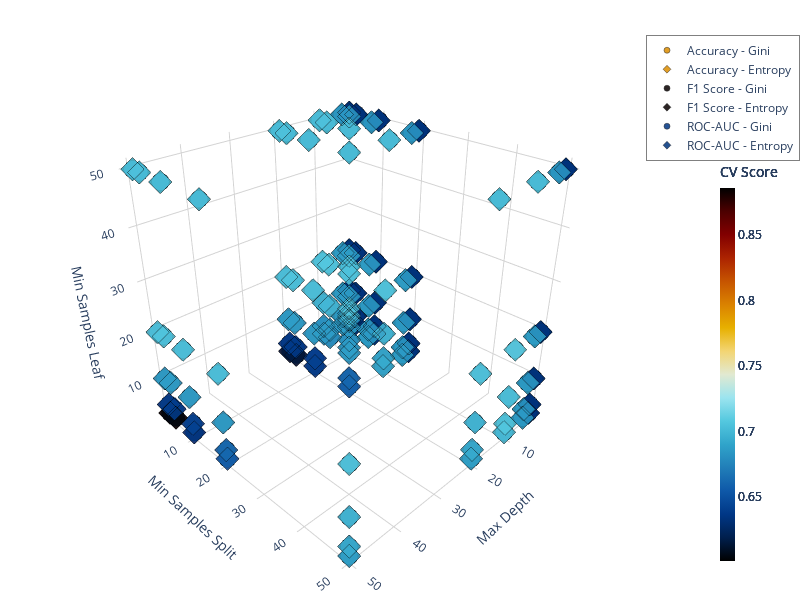

Here is the notebook cell this chart was saved with:
### Code cell
# 3D Interactive Plot
fig = go.Figure()
for metric_name, metric_col in metrics.items():
  for crit in criteria:
    subset = results[results['param_criterion'] == crit]
    fig.add_trace(go.Scatter3d(
      x=subset['param_max_depth'].infer_objects(copy=False).fillna(50),
      y=subset['param_min_samples_split'],
      z=subset['param_min_samples_leaf'],
      mode='markers',
      marker=dict(
        size=6, color=subset[metric_col], colorscale='icefire',
        line=dict(width=0.5, color='black'), opacity=0.85,
        colorbar=dict(title="CV Score", thickness=15, len=0.7, x=1.02, y=0.4),
        cmin=cmin, cmax=cmax, symbol = 'circle' if crit == 'gini' else 'diamond'
      ),
      name=f"{metric_name} - {crit.capitalize()}",
      hovertemplate='<b>%{text}</b><extra></extra>',
      text=[f"Depth: {d}<br>Split: {s}<br>Leaf: {l}<br>{metric_name}: {v:.4f}" 
            for d, s, l, v in zip(subset['param_max_depth'], 
                                  subset['param_min_samples_split'],
                                  subset['param_min_samples_leaf'],
                                  subset[metric_col])]
    ))

fig.update_layout(
  template='plotly_white',
  scene=dict(
    xaxis_title='Max Depth', yaxis_title='Min Samples Split', zaxis_title='Min Samples Leaf',
    xaxis=dict(gridcolor='lightgray', showbackground=True),
    yaxis=dict(gridcolor='lightgray', showbackground=True),
    zaxis=dict(gridcolor='lightgray', showbackground=False),
    camera=dict(eye=dict(x=1.5, y=1.5, z=1.2))
  ),
  width=800, height=600, margin=dict(l=2, r=0, b=0, t=5),
  showlegend=True,
  legend=dict(
    yanchor="top", y=0.95, xanchor="right", x=1.15,
    bgcolor="rgba(255,255,255,0.8)", bordercolor="gray", borderwidth=1
  )
)
fig.show()
